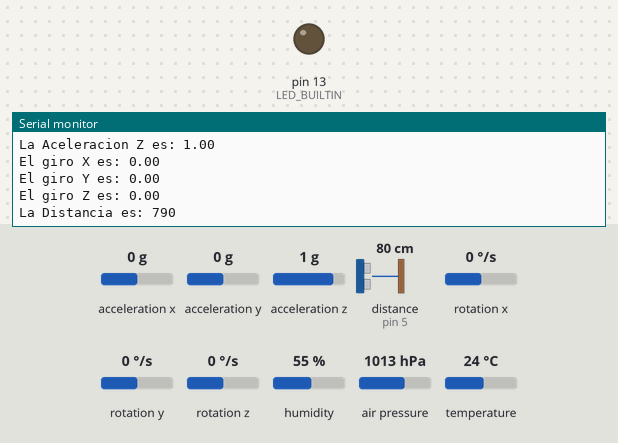
The sketch below on a simulated Arduino Uno, built with avr-gcc and run on an emulated ATmega328P. On the bench: output pins drawn as LEDs (lit = HIGH), the last lines printed to the serial monitor. Wiring (inferred from the names in the program): ultrasonic range finder: trigger pin 6; echo pin 5. The inputs (shaded band) are chosen by the test bench; at power-on: distance to the obstacle (sensor on pin 5) 80 cm, acceleration x 0 g, acceleration y 0 g, rotation x 0 °/s, rotation y 0 °/s, acceleration z 1 g, rotation z 0 °/s, humidity 55 %, air pressure 1013 hPa, temperature 24 °C. The echo pulse lasts 58.3 µs per cm; no radio packets arrive unless stated; pins used as bus, display or sensor lines are not drawn.

Above: at 1.2 s.
1.3 s: distance to the obstacle (sensor on pin 5) set to 35 cm
At 1.54 s:
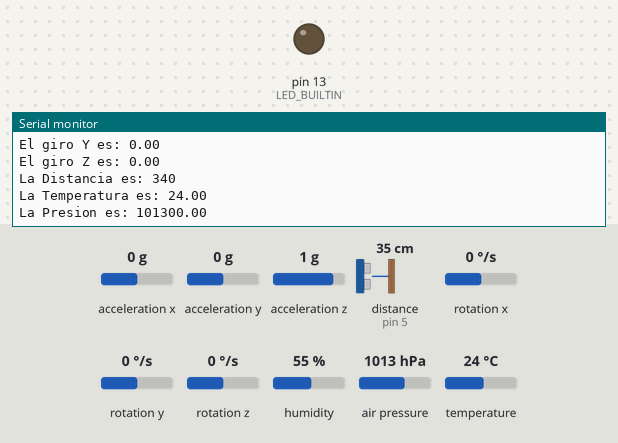
4.3 s: acceleration x set to -1.4 g
At 4.54 s:
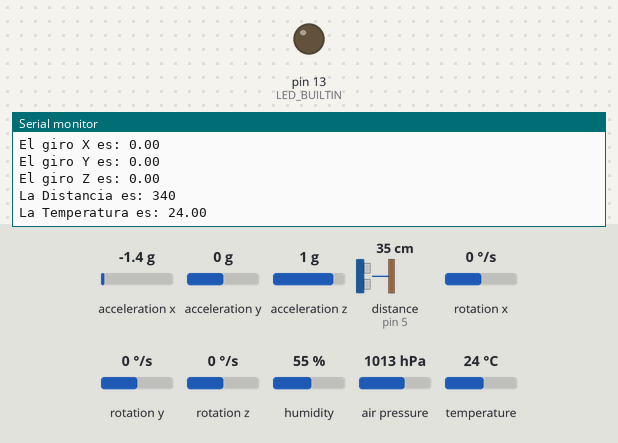
7.3 s: acceleration y set to -1.4 g
At 9.05 s:
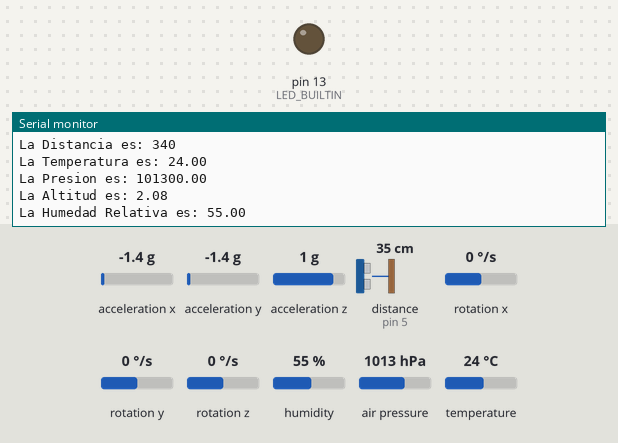
10.3 s: distance to the obstacle (sensor on pin 5) set to 120 cm
At 10.56 s:
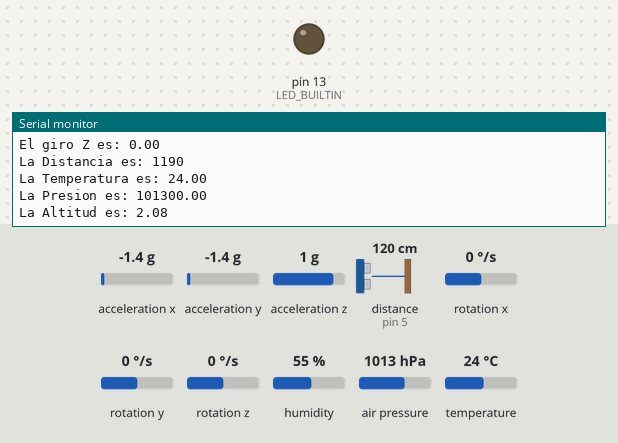
13.3 s: rotation x set to -192 °/s
At 13.68 s:
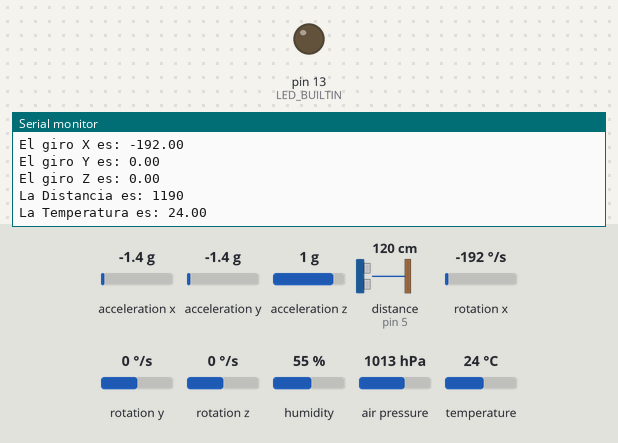
16.3 s: rotation y set to 100 °/s
At 16.81 s:
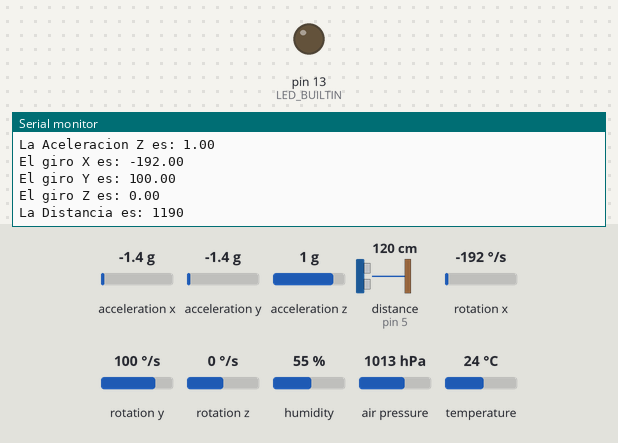
Timing chart, 0 to 19.3 s (numbered marks = the images above; inputs shaded):
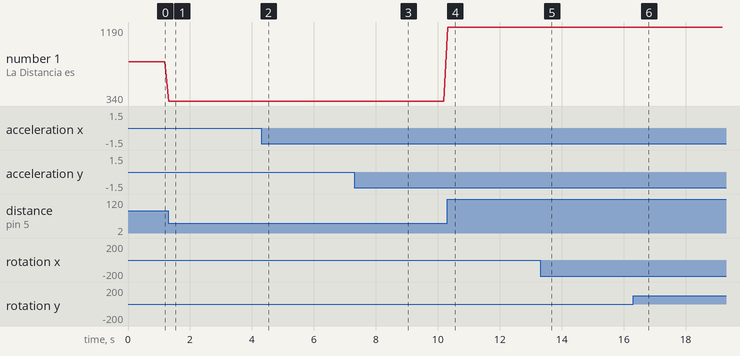

The sketch:

Mota_Arduino.ino
```cpp
#include <Wire.h>
#include <SPI.h>
#include <Adafruit_Sensor.h>
#include <Adafruit_BME280.h>
#include <MPU6050_tockn.h>
#include "RF24.h"

#define BAUDRATE 115200
#define delayTime 100

MPU6050 mpu6050(Wire);

const int Ace_ADDR = 0x68;
const int Sen_ADDR = 0x76;
const int EchoPin = 5;
const int TriggerPin = 6;

const int channel = 115;


int distancia;
float sensor1[4];
float sensor2[6];

long timer = 0;

//----------------------CONFIGURACION DE LA RADIO---------------------------------
//Realizacion de la configuracion de la radio
RF24 myRadio(7, 8); //Definimos los conectores de la radio de digital
byte addresses[][6] = {"0"}; //Deifnimos la variable address para el posterior envio de datos
struct package // Definimos la estructura del paquete de envios de datos
{
  float T=0; //Temperatura
  float P=0; //Presion
  float A=0; //Altura
  float H=0; //Humedad relativa
  float Ax=0; //Aceleracion en el eje x
  float Ay=0; //Aceleracion en el eje y
  float Az=0; //Aceleracion en el eje z
  float D=0; //Distancia del ultrasonidos
  //float Gx=0; //Se podria mandar los giros que mida los giros en caso necesario
  //float Gy=0;
  //float Gz=0;
};

typedef struct package Package; //Introducimos la estructura definida a nuestro packete de datos
Package data;

//--------------------------------------------------------------------------------
void setup() {
  Serial.begin(BAUDRATE);
  pinMode(LED_BUILTIN, OUTPUT);
  pinMode(TriggerPin, OUTPUT);
  pinMode(EchoPin, INPUT);
  digitalWrite(LED_BUILTIN, LOW);
  Wire.begin();
  mpu6050.begin();
  //mpu6050.calcGyroOffsets(true);
  Wire.endTransmission(true);
  //---------------Apertura de la radio---------------
  myRadio.begin();
  myRadio.setChannel(channel);
  myRadio.setPALevel(RF24_PA_MAX);
  myRadio.setDataRate( RF24_250KBPS ) ;
  myRadio.openWritingPipe(addresses[0]);
}

void loop() {

  Sensor(sensor1);
  Serial.print("La Temperatura es: ");
  Serial.println(sensor1[1]);
  Serial.print("La Presion es: ");
  Serial.println(sensor1[2]);
  Serial.print("La Altitud es: ");
  Serial.println(sensor1[3]);
  Serial.print("La Humedad Relativa es: ");
  Serial.println(sensor1[4]);

  //Acelerometro(sensor2);


  Acelerometro(sensor2);
  Serial.print("La Aceleracion X es: ");
  Serial.println(sensor2[1]);
  Serial.print("La Aceleracion Y es: ");
  Serial.println(sensor2[2]);
  Serial.print("La Aceleracion Z es: ");
  Serial.println(sensor2[3]);
  Serial.print("El giro X es: ");
  Serial.println(sensor2[4]);
  Serial.print("El giro Y es: ");
  Serial.println(sensor2[5]);
  Serial.print("El giro Z es: ");
  Serial.println(sensor2[6]);

  distancia=dist(TriggerPin, EchoPin);
  Serial.print("La Distancia es: ");
  Serial.println(distancia);

  //Enviar(sensor1,sensor2,distancia);
  data.T=sensor1[1];
  data.P=sensor1[2];
  data.A=sensor1[3];
  data.H=sensor1[4];
  data.Ax=sensor2[1];
  data.Ay=sensor2[2];
  data.Az=sensor2[3];
  data.D=distancia;
  myRadio.write(&data, sizeof(data));

delay(delayTime);
}
```

Acelerometro.ino
```cpp
//------------------------ACELEROMETRO----------------------
//Funcion para la recogida de datos del acelerometro y demás.

float *Acelerometro(float result[6]){

  mpu6050.update();

  result[1] = mpu6050.getAccX();
  result[2] = mpu6050.getAccY();
  result[3] = mpu6050.getAccZ();
  result[4] = mpu6050.getGyroX();
  result[5] = mpu6050.getGyroY();
  result[6] = mpu6050.getGyroZ();

  return result;

}
```

Sensor.ino
```cpp
float *Sensor(float result[4]){

  #define SEALEVELPRESSURE_PA (101325)
  float Temp;
  float Pres;
  float HumR;
  float Alt;
  Adafruit_BME280 bme; // I2C -> Lee sobre el protocolo I2C

  while(!Serial);    // time to get serial running
    unsigned status;
   // default settings
   // (you can also pass in a Wire library object like &Wire2)
   status = bme.begin();
   if (!status) {
        digitalWrite(LED_BUILTIN, HIGH);   // Define an error
        while (1);
    }
  Wire.beginTransmission(Sen_ADDR);
  Wire.endTransmission(false);
  Temp = bme.readTemperature();
  Pres = bme.readPressure();
  Alt = bme.readAltitude(SEALEVELPRESSURE_PA/100.);
  HumR = bme.readHumidity();
  Wire.endTransmission(true);

  //Serial.print("Temperatura = ");
  //Serial.print(Temp);
  //Serial.println(" ºC");
  //Serial.print("Presión = ");
  //Serial.print(Pres);
  //Serial.println(" Pa");
  //Serial.print("Altura aproximada = ");
  //Serial.print(Alt);
  //Serial.println(" m");
  //Serial.print("Humedad relativa = ");
  //Serial.print(HumR);
  //Serial.println(" %");
  //Serial.println();
  result[1] = Temp;
  result[2] = Pres;
  result[3] = Alt;
  result[4] = HumR;

  return result;

}
```

dist.ino
```cpp
int dist(int TriggerPin, int EchoPin) {
   long duration, distanceMm;

   digitalWrite(TriggerPin, LOW);  //para generar un pulso limpio ponemos a LOW 4us
   delayMicroseconds(4);
   digitalWrite(TriggerPin, HIGH);  //generamos Trigger (disparo) de 10us
   delayMicroseconds(10);
   digitalWrite(TriggerPin, LOW);

   duration = pulseIn(EchoPin, HIGH);  //medimos el tiempo entre pulsos, en microsegundos

   distanceMm = duration * 10 / 292/ 2 * 10;   //convertimos a distancia, en cm

   return distanceMm;
}
```

Measured:
- after the input at 1.3 s, the serial monitor: prints a new line at once (image 1)
- after the input at 4.3 s, the serial monitor: prints a new line after 0.12 s (image 2)
- after the input at 7.3 s, the serial monitor: prints a new line after 0.13 s (image 3)
- after the input at 10.3 s, the serial monitor: prints a new line at once (image 4)
- after the input at 13.3 s, the serial monitor: prints a new line after 0.13 s (image 5)
- after the input at 16.3 s, the serial monitor: prints a new line after 0.14 s (image 6)
- plotted number 1: 790 → 340 after the input at 1.3 s, 340 → 1190 after the input at 10.3 s
